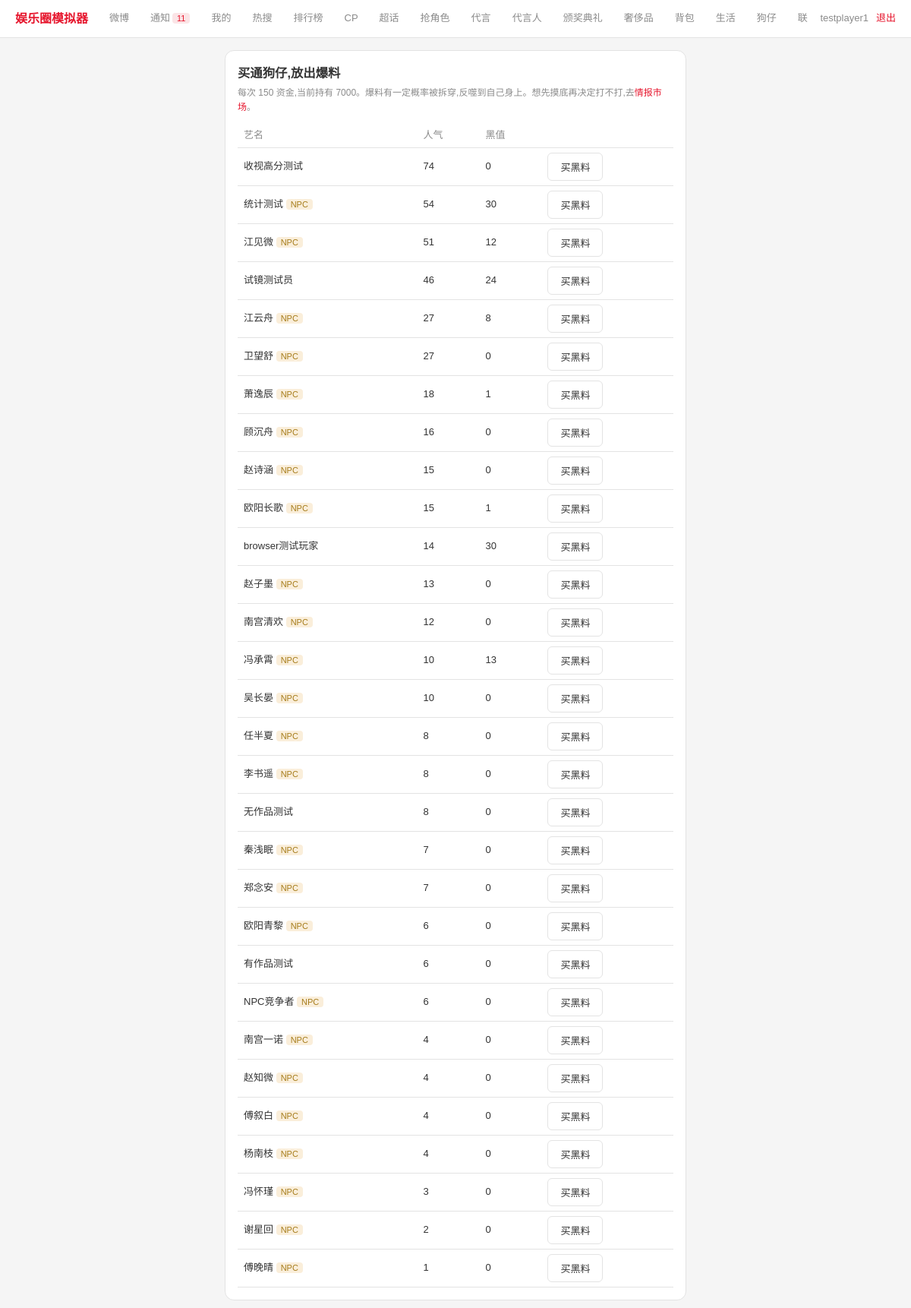
The page /weibo/attack (signed in) on the database its author committed.
### tables this page shows
CREATE TABLE players (
    id                  INTEGER PRIMARY KEY AUTOINCREMENT,
    user_id             INTEGER UNIQUE,
    is_npc              INTEGER DEFAULT 0,
    age                 INTEGER DEFAULT 18,
    gender              TEXT DEFAULT '',
    stage_name          TEXT NOT NULL DEFAULT '',
    talents             TEXT DEFAULT '{}',
    hidden_traits       TEXT DEFAULT '[]',
    career_lines        TEXT DEFAULT '[]',
    agency_id           INTEGER,
    fans_count          INTEGER DEFAULT 0,
    core_fan_loyalty    INTEGER DEFAULT 0,
    popularity          INTEGER DEFAULT 0,
    scandal_value       INTEGER DEFAULT 0,
    persona_tag         TEXT DEFAULT '',
    persona_integrity   INTEGER DEFAULT 100,
    cash                INTEGER DEFAULT 0,
    roll_count          INTEGER DEFAULT 0,
    revealed            INTEGER DEFAULT 0,
    energy              INTEGER DEFAULT 100,
    energy_updated      INTEGER DEFAULT 0,
    family_background   TEXT DEFAULT '',
    birthplace          TEXT DEFAULT '',
    true_personality    TEXT DEFAULT '',
    career_state        TEXT DEFAULT 'normal',  -- normal/blackout
    blackout_until_ts    INTEGER DEFAULT 0,
    anti_scandal_reserve INTEGER DEFAULT 0,
    endorsement_reputation INTEGER DEFAULT 0,
    awards_won          INTEGER DEFAULT 0,
    created_ts          INTEGER DEFAULT 0, fan_club_name TEXT DEFAULT '', fan_club_color TEXT DEFAULT '', notifications_seen_ts INTEGER DEFAULT 0, health INTEGER DEFAULT 100, last_rest_ts INTEGER DEFAULT 0, last_travel_ts INTEGER DEFAULT 0,
    FOREIGN KEY (user_id) REFERENCES users(id)
);

### app.py (the view, shortened to what this page needs)
@app.route('/weibo/attack', methods=['GET', 'POST'])
@login_required
def weibo_attack():
    me_player = me()
    if not me_player:
        return redirect(url_for('login'))
    targets = q("""SELECT id, stage_name, popularity, scandal_value, is_npc FROM players
                   WHERE id != ? ORDER BY popularity DESC LIMIT 30""", (me_player['id'],))
    fresh_since = now_ts() - INTEL_FRESH_SECONDS
    intel_rows = q("""SELECT target_player_id, tier, revealed_json FROM intel_reports
                      WHERE buyer_player_id=? AND created_ts>? ORDER BY created_ts DESC""",
                   (me_player['id'], fresh_since))
    my_intel = {}
    for r in intel_rows:
        my_intel.setdefault(r['target_player_id'], json.loads(r['revealed_json']))
    return render_template('weibo_attack.html', targets=targets, cost=ATTACK_COST, cash=me_player['cash'],
                            my_intel=my_intel)

### app.py (called while the page is built)
def get_db():
    db = getattr(g, '_db', None)
    if db is None:
        db = g._db = sqlite3.connect(DB_PATH)
        db.row_factory = sqlite3.Row
        db.execute("PRAGMA journal_mode=WAL")
        db.execute("PRAGMA foreign_keys=ON")
    return db

def q(sql, args=(), one=False):
    cur = get_db().execute(sql, args)
    return cur.fetchone() if one else cur.fetchall()

def run(sql, args=()):
    db = get_db()
    cur = db.execute(sql, args)
    db.commit()
    return cur

def login_required(f):
    @wraps(f)
    def w(*a, **kw):
        if 'uid' not in S:
            return redirect(url_for('login'))
        return f(*a, **kw)
    return w

def get_effective_energy(player_id):
    row = q("SELECT energy, energy_updated FROM players WHERE id=?", (player_id,), one=True)
    if not row:
        return 0
    base_ts = row['energy_updated'] or now_ts()
    elapsed = now_ts() - base_ts
    regen = elapsed // ENERGY_REGEN_SECONDS
    if regen <= 0:
        return row['energy']
    new_energy = min(MAX_ENERGY, row['energy'] + regen)
    new_updated = base_ts + regen * ENERGY_REGEN_SECONDS
    run("UPDATE players SET energy=?, energy_updated=? WHERE id=?", (new_energy, new_updated, player_id))
    return new_energy

def me():
    uid = S.get('uid')
    if not uid:
        return None
    row = q("SELECT * FROM players WHERE user_id=?", (uid,), one=True)
    if not row:
        return None
    player = dict(row)
    player['energy'] = get_effective_energy(player['id'])
    return player

@app.context_processor
def inject_notification_count():
    player = me()
    if not player:
        return {'notification_count': 0}
    return {'notification_count': get_notification_count(player['id'])['total']}

### templates/weibo_attack.html (shortened to what this page needs)
{% extends "base.html" %}
{% block content %}
<div class="card">
  <h3 style="margin-bottom:4px">买通狗仔,放出爆料</h3>
  <p class="muted" style="margin-bottom:10px">每次 {{ cost }} 资金,当前持有 {{ cash }}。爆料有一定概率被拆穿,反噬到自己身上。想先摸底再决定打不打,去<a href="{{ url_for('intel_page') }}">情报市场</a>。</p>
  <table>
    <tr><th>艺名</th><th>人气</th><th>黑值</th><th></th></tr>
    {% for t in targets %}
    <tr>
      <td>{{ t.stage_name }}{% if t.is_npc %} <span class="badge badge-gold">NPC</span>{% endif %}
      </td>
      <td>{{ t.popularity }}</td>
      <td>{{ t.scandal_value }}</td>
      <td>
        <form method="post">
          <button class="btn">买黑料</button>
        </form>
      </td>
    </tr>
    {% else %}
    <tr><td colspan="4" class="muted">暂时没有可以针对的目标。</td></tr>
    {% endfor %}
  </table>
</div>
{% endblock %}

### templates/base.html (style rules this page uses)
:root { --bg:#f5f5f5;--sf:#ffffff;--sf2:#f0f0f0;--bd:#e3e3e3; --red:#e6162d;--red-dim:#fbe4e6; --text:#333333;--muted:#8b8b8b; --green:#2e8b57;--gold:#a67c1a; }
* { box-sizing:border-box;margin:0;padding:0 }
body { background:var(--bg);color:var(--text); font-family:"PingFang SC","Microsoft YaHei",sans-serif; font-size:14px;line-height:1.6;min-height:100vh }
a { color:var(--red);text-decoration:none }
.card { background:var(--sf);border:1px solid var(--bd);border-radius:12px;padding:16px;margin-bottom:12px }
.btn { display:inline-block;background:var(--sf);border:1px solid var(--bd);border-radius:6px; padding:8px 16px;font-size:13px;cursor:pointer;color:var(--text) }
.muted { color:var(--muted);font-size:12px }
.badge { font-size:11px;padding:1px 6px;border-radius:4px }
.badge-gold { background:#faeeda;color:var(--gold) }
table { width:100%;border-collapse:collapse;font-size:13px }
th,td { padding:6px 8px;text-align:left;border-bottom:1px solid var(--bd) }
th { color:var(--muted);font-weight:500 }

### rows shown on the page
players: cash "7000"
players: stage_name "收视高分测试", popularity "74", scandal_value "0"
players: stage_name "统计测试", is_npc "NPC", popularity "54", scandal_value "30"
players: stage_name "江见微", is_npc "NPC", popularity "51", scandal_value "12"
players: stage_name "试镜测试员", popularity "46", scandal_value "24"
players: stage_name "江云舟", is_npc "NPC", popularity "27", scandal_value "8"
players: stage_name "卫望舒", is_npc "NPC", popularity "27", scandal_value "0"
players: stage_name "萧逸辰", is_npc "NPC", popularity "18", scandal_value "1"
players: stage_name "顾沉舟", is_npc "NPC", popularity "16", scandal_value "0"
players: stage_name "赵诗涵", is_npc "NPC", popularity "15", scandal_value "0"
players: stage_name "欧阳长歌", is_npc "NPC", popularity "15", scandal_value "1"
players: stage_name "browser测试玩家", popularity "14", scandal_value "30"
players: stage_name "赵子墨", is_npc "NPC", popularity "13", scandal_value "0"
players: stage_name "南宫清欢", is_npc "NPC", popularity "12", scandal_value "0"
players: stage_name "冯承霄", is_npc "NPC", popularity "10", scandal_value "13"
players: stage_name "吴长晏", is_npc "NPC", popularity "10", scandal_value "0"
players: stage_name "任半夏", is_npc "NPC", popularity "8", scandal_value "0"
players: stage_name "李书遥", is_npc "NPC", popularity "8", scandal_value "0"
players: stage_name "无作品测试", popularity "8", scandal_value "0"
players: stage_name "秦浅眠", is_npc "NPC", popularity "7", scandal_value "0"
players: stage_name "郑念安", is_npc "NPC", popularity "7", scandal_value "0"
players: stage_name "欧阳青黎", is_npc "NPC", popularity "6", scandal_value "0"
players: stage_name "有作品测试", popularity "6", scandal_value "0"
players: stage_name "NPC竞争者", is_npc "NPC", popularity "6", scandal_value "0"
players: stage_name "南宫一诺", is_npc "NPC", popularity "4", scandal_value "0"
players: stage_name "赵知微", is_npc "NPC", popularity "4", scandal_value "0"
players: stage_name "傅叙白", is_npc "NPC", popularity "4", scandal_value "0"
players: stage_name "杨南枝", is_npc "NPC", popularity "4", scandal_value "0"
players: stage_name "冯怀瑾", is_npc "NPC", popularity "3", scandal_value "0"
players: stage_name "谢星回", is_npc "NPC", popularity "2", scandal_value "0"
players: stage_name "傅晚晴", is_npc "NPC", popularity "1", scandal_value "0"

### other values the page prints
{{ notification_count }} "11"
{{ session.get('uname') }} "testplayer1"
{{ cost }} "150"
